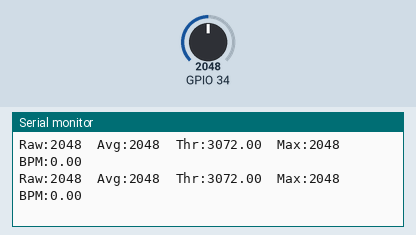
Recording of a sketch running on a simulated ESP32. Shown: the last lines printed to the serial monitor. The test bench sets the inputs (shaded band); at power-on: GPIO 34 = 2048. WiFi joins after 1.5 s; servers stay silent unless stated; the local clock reads 2024-03-15 10:24:30 at power-on unless the sketch sets it.

Above: at 4.7 s.
4.8 s: GPIO 34 set to 2866
At 5.8 s:
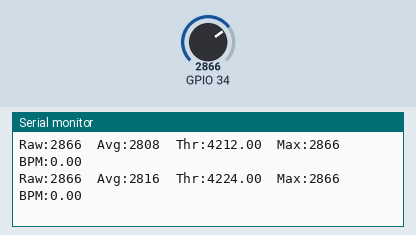
6.3 s: GPIO 34 set to 3603
At 6.8 s:
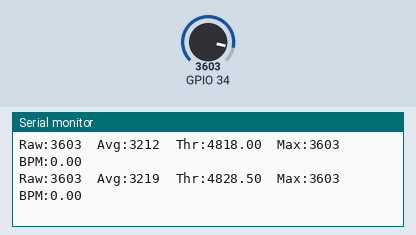
Timing chart, 0 to 9.3 s (numbered marks = the images above; inputs shaded):
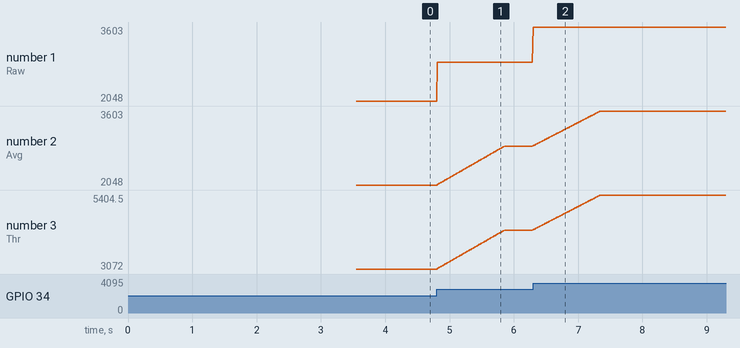

The sketch:

esp32_ecg_sensor.ino
```cpp
#include <WiFi.h>
#include <FirebaseESP32.h>
#include <time.h>

// --- بيانات الواي فاي ---
const char* ssid = "Batman"; // <<< عدّل اسم الشبكة
const char* password = "12345678"; // <<< عدّل الباسورد

// --- بيانات Firebase ---
#define DATABASE_URL "https://heart-guard-1c49e-default-rtdb.firebaseio.com/" // رابط قاعدة البيانات
#define API_KEY "AIzaSyAljUNCr6Qh6FikDif2oDZ6tU38wENopC0" // <<< استخدم الـ API Key بتاع مشروعك >>>

// *** بيانات المستخدم للمصادقة (Email/Password) ***
#define USER_EMAIL "test@test.com"       // <<< حط الإيميل اللي عملته في Firebase Auth >>>
#define USER_PASSWORD "password123"    // <<< حط الباسورد اللي عملته >>>

// --- تعريف كائنات Firebase ---
FirebaseData fbdo;
FirebaseAuth auth; // سيحتوي على بيانات المصادقة بعد تسجيل الدخول
FirebaseConfig config;

// --- إعدادات NTP (Time Synchronization) ---
const char* ntpServer = "pool.ntp.org";
const long gmtOffset_sec = 2 * 3600;
const int daylightOffset_sec = 0;

// --- متغيرات حساس النبض والحسابات (بدون تغيير) ---
#define PLOTT_DATA
#define MAX_BUFFER 100
uint32_t prevData[MAX_BUFFER];
uint32_t sumData = 0;
uint32_t maxData = 0;
uint32_t avgData = 0;
uint32_t roundrobin = 0;
uint32_t countData = 0;
uint32_t period = 0;
uint32_t lastperiod = 0;
uint32_t millistimer = millis();
double frequency;
double beatspermin = 0;
uint32_t newData;

// --- دالة freqDetec (بدون تغيير) ---
void freqDetec() { /* ... نفس الكود ... */
    if (countData == MAX_BUFFER) { if (prevData[roundrobin] < avgData * 1.5 && newData >= avgData * 1.5) { period = millis() - millistimer; millistimer = millis(); maxData = 0; } } roundrobin++; if (roundrobin >= MAX_BUFFER) { roundrobin = 0; } if (countData < MAX_BUFFER) { countData++; sumData += newData; } else { sumData += newData - prevData[roundrobin]; } avgData = sumData / countData; if (newData > maxData) { maxData = newData; }
#ifdef PLOTT_DATA
    Serial.print("Raw:"); Serial.print(newData); Serial.print("\tAvg:"); Serial.print(avgData); Serial.print("\tThr:"); Serial.print(avgData * 1.5); Serial.print("\tMax:"); Serial.print(maxData); Serial.print("\tBPM:"); Serial.println(beatspermin);
#endif
    prevData[roundrobin] = newData;
}

// --- دالة طباعة الوقت المحلي (بدون تغيير) ---
void printLocalTime() { /* ... نفس الكود ... */
    struct tm timeinfo; if (!getLocalTime(&timeinfo)) { Serial.println("Failed to obtain time"); return; } Serial.print("Current time: "); Serial.println(&timeinfo, "%A, %B %d %Y %H:%M:%S");
}

// --- دالة الإعداد (Setup) --- // <<< تم التعديل هنا >>>
void setup() {
  Serial.begin(115200);

  // الاتصال بالواي فاي
  WiFi.begin(ssid, password); Serial.println("\nConnecting to WiFi...");
  while (WiFi.status() != WL_CONNECTED) { delay(500); Serial.print("."); }
  Serial.println("\nConnected to WiFi"); Serial.print("IP Address: "); Serial.println(WiFi.localIP());

  // مزامنة الوقت باستخدام NTP
  configTime(gmtOffset_sec, daylightOffset_sec, ntpServer); Serial.println("Configuring time using NTP...");
  printLocalTime();

  // طباعة بيانات Firebase للتأكد
  Serial.print("Firebase Database URL: "); Serial.println(DATABASE_URL);
  Serial.print("Firebase API Key: "); Serial.println(API_KEY);
  Serial.println("Attempting Email/Password Authentication (Implicitly via Firebase.begin).");

  // إعداد Firebase
  config.api_key = API_KEY;
  config.database_url = DATABASE_URL;

  /* Assign the user sign in credentials to the FirebaseAuth object */
  auth.user.email = USER_EMAIL;
  auth.user.password = USER_PASSWORD;

  // تهيئة Firebase - ستحاول تسجيل الدخول ضمنياً باستخدام بيانات auth
  Firebase.begin(&config, &auth);
  Firebase.reconnectWiFi(true);

  // *** التحقق من حالة المصادقة بعد Firebase.begin() ***
  Serial.println("Checking authentication status after Firebase.begin()...");
  delay(2000); // انتظر قليلاً للمصادقة

  if (Firebase.ready()) {
      // Firebase.ready() تتحقق من الاتصال والمصادقة الناجحة
      Serial.println("Firebase connection and authentication successful!");
      Serial.print("User UID: "); Serial.println(auth.token.uid.c_str()); // استخدام auth object
  } else {
      Serial.println("!!! Firebase connection or authentication FAILED after begin() !!!");
      // --- تم حذف محاولة طباعة الخطأ من Firebase.errorReason() ---
      Serial.println("Check credentials, Firebase Console settings (Auth enabled, User exists, Rules), and network connection.");
      // ----------------------------------------------------------
  }
  // *******************************************************

  // إعدادات إضافية (اختياري)
  Firebase.setReadTimeout(fbdo, 1000 * 60);
  Firebase.setwriteSizeLimit(fbdo, "tiny");

  Serial.println("Firebase setup sequence complete. Monitor loop for Firebase readiness.");
  Serial.println("Ensure Email/Password Auth is ENABLED & User EXISTS in Firebase Console & Rules allow writes for auth != null.");
}


// --- الدالة الرئيسية (Loop) --- // <<< بدون تغيير >>>
void loop() {
  // التحقق من اتصال الواي فاي
  if (WiFi.status() != WL_CONNECTED) { Serial.println("WiFi connection lost! Library will attempt reconnection..."); delay(5000); return; }

  // التحقق من جاهزية Firebase (يشمل المصادقة الناجحة)
  if (!Firebase.ready()) {
      Serial.println("Firebase not ready (Auth failed or disconnected). Waiting...");
      // إذا فشل تسجيل الدخول في setup، ستظل هذه الرسالة تظهر
      delay(5000);
      return;
  }

  // قراءة بيانات الحساس ومعالجتها
  newData = analogRead(34);
  freqDetec();

  // التحقق وإرسال البيانات (نفس الكود السابق باستخدام pushJSON)
  if (period != lastperiod) {
      frequency = 1000.0 / period;
      if (frequency * 60 > 20 && frequency * 60 < 200) {
          beatspermin = frequency * 60;
          lastperiod = period;
          String pushPath = "/ecg_data";
          FirebaseJson json;
          json.set("raw_value", newData);
          json.set("average", avgData);
          json.set("max_in_period", maxData);
          json.set("bpm", beatspermin);
          json.set("timestamp", ".sv");
          json.set("user_email", USER_EMAIL); // ممكن نضيف الإيميل للتأكيد

          if (Firebase.pushJSON(fbdo, pushPath, json)) {
              Serial.print("Data pushed! Key: "); Serial.println(fbdo.dataPath());
          } else {
              Serial.println("!!! Failed to push data !!!");
              Serial.print("Firebase Error Reason (fbdo): "); Serial.println(fbdo.errorReason()); // <<< استخدام fbdo هنا صحيح
          }
      }
  }

  delay(10);
}
```

Measured:
- after the input at 4.8 s, the serial monitor: prints a new line at once (image 1)
- plotted number 1: 2048 → 2866 after the input at 4.8 s
- plotted number 2: 2048 → 2866 after the input at 4.8 s
- plotted number 3: 3072 → 4299 after the input at 4.8 s
